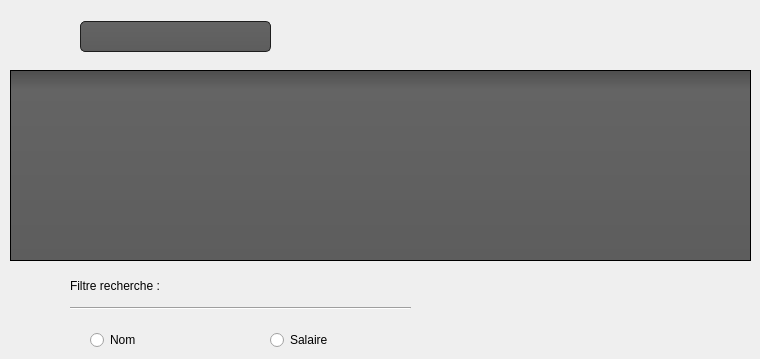
      <widget class="QWidget" name="afficher">
       <attribute name="title">
        <string>Liste des employés</string>
       </attribute>
       <widget class="QTableView" name="tableEmployes">
        <property name="geometry">
         <rect>
          <x>10</x>
          <y>70</y>
          <width>741</width>
          <height>191</height>
         </rect>
        </property>
        <property name="styleSheet">
         <string notr="true">QToolTip
{
     border: 1px solid black;
     background-color: #ffa02f;
     padding: 1px;
     border-radius: 3px;
     opacity: 100;
}

QWidget
{
    color: #b1b1b1;
    background-color: #323232;
}

QWidget:item:hover
{
    background-color: QLinearGradient( x1: 0, y1: 0, x2: 0, y2: 1, stop: 0 #ffa02f, stop: 1 #ca0619);
    color: #ffde59;
}

QWidget:item:selected
{
    background-color: QLinearGradient( x1: 0, y1: 0, x2: 0, y2: 1, stop: 0 #ffde59, stop: 1 #ffde59);
}

QMenuBar::item
{
    background: transparent;
}

QMenuBar::item:selected
{
    background: transparent;
    border: 1px solid #ffaa00;
}

QMenuBar::item:pressed
{
    background: #ffde59;
    border: 1px solid #000;
    background-color: QLinearGradient(
        x1:0, y1:0,
        x2:0, y2:1,
        stop:1 #212121,
        stop:0.4 #343434/*,
        stop:0.2 #343434,
        stop:0.1 #ffaa00*/
    );
    margin-bottom:-1px;
    padding-bottom:1px;
}

QMenu
{
    border: 1px solid #000;
}

QMenu::item
{
    padding: 2px 20px 2px 20px;
}

QMenu::item:selected
{
    color: #000000;
}

QWidget:disabled
{
    color: #404040;
    background-color: #323232;
}

QAbstractItemView
{
    background-color: QLinearGradient( x1: 0, y1: 0, x2: 0, y2: 1, stop: 0 #4d4d4d, stop: 0.1 #646464, stop: 1 #5d5d5d);
}

QWidget:focus
{
    /*border: 2px solid QLinearGradient( x1: 0, y1: 0, x2: 0, y2: 1, stop: 0 #ffa02f, stop: 1 #d7801a);*/
}

QLineEdit
{
    background-color: QLinearGradient( x1: 0, y1: 0, x2: 0, y2: 1, stop: 0 #4d4d4d, stop: 0 #646464, stop: 1 #5d5d5d);
    padding: 1px;
    border-style: solid;
    border: 1px solid #1e1e1e;
    border-radius: 5;
}

QPushButton
{
    color: #b1b1b1;
    background-color: QLinearGradient( x1: 0, y1: 0, x2: 0, y2: 1, stop: 0 #565656, stop: 0.1 #525252, stop: 0.5 #4e4e4e, stop: 0.9 #4a4a4a, stop: 1 #464646);
    border-width: 1px;
    border-color: #ffde59;
    border-style: solid;
    border-radius: 6;
    padding: 3px;
    font-size: 12px;
    padding-left: 5px;
    padding-right: 5px;
}

QPushButton:pressed
{
    background-color: QLinearGradient( x1: 0, y1: 0, x2: 0, y2: 1, stop: 0 #2d2d2d, stop: 0.1 #2b2b2b, stop: 0.5 #292929, stop: 0.9 #282828, stop: 1 #252525);
}

QComboBox
{
    selection-background-color: #ffaa00;
    background-color: QLinearGradient( x1: 0, y1: 0, x2: 0, y2: 1, stop: 0 #565656, stop: 0.1 #525252, stop: 0.5 #4e4e4e, stop: 0.9 #4a4a4a, stop: 1 #464646);
    border-style: solid;
    border: 1px solid #1e1e1e;
    border-radius: 5;
}

QComboBox:hover,QPushButton:hover
{
    border: 2px solid QLinearGradient( x1: 0, y1: 0, x2: 0, y2: 1, stop: 0 #ffa02f, stop: 1 #d7801a);
}


QComboBox:on
{
    padding-top: 3px;
    padding-left: 4px;
    background-color: QLinearGradient( x1: 0, y1: 0, x2: 0, y2: 1, stop: 0 #2d2d2d, stop: 0.1 #2b2b2b, stop: 0.5 #292929, stop: 0.9 #282828, stop: 1 #252525);
    selection-background-color: #ffaa00;
}

QComboBox QAbstractItemView
{
    border: 2px solid darkgray;
    selection-background-color: QLinearGradient( x1: 0, y1: 0, x2: 0, y2: 1, stop: 0 #ffa02f, stop: 1 #d7801a);
}

QComboBox::drop-down
{
     subcontrol-origin: padding;
     subcontrol-position: top right;
     width: 15px;

     border-left-width: 0px;
     border-left-color: darkgray;
     border-left-style: solid; /* just a single line */
     border-top-right-radius: 3px; /* same radius as the QComboBox */
     border-bottom-right-radius: 3px;
 }

QComboBox::down-arrow
{
     image: url(:/down_arrow.png);
}

QGroupBox:focus
{
border: 2px solid QLinearGradient( x1: 0, y1: 0, x2: 0, y2: 1, stop: 0 #ffa02f, stop: 1 #d7801a);
}

QTextEdit:focus
{
    border: 2px solid QLinearGradient( x1: 0, y1: 0, x2: 0, y2: 1, stop: 0 #ffa02f, stop: 1 #d7801a);
}

QScrollBar:horizontal {
     border: 1px solid #222222;
     background: QLinearGradient( x1: 0, y1: 0, x2: 0, y2: 1, stop: 0.0 #ffde59, stop: 0.2 #ffde59, stop: 1 #ffde59);
     height: 7px;
     margin: 0px 16px 0 16px;
}

QScrollBar::handle:horizontal
{
      background: QLinearGradient( x1: 0, y1: 0, x2: 1, y2: 0, stop: 0 #ffde59, stop: 0.5 #ffde59, stop: 1 #ffde59);
      min-height: 20px;
      border-radius: 2px;
}

QScrollBar::add-line:horizontal {
      border: 1px solid #1b1b19;
      border-radius: 2px;
      background: QLinearGradient( x1: 0, y1: 0, x2: 1, y2: 0, stop: 0 #ffde59, stop: 1 #ffde59);
      width: 14px;
      subcontrol-position: right;
      subcontrol-origin: margin;
}

QScrollBar::sub-line:horizontal {
      border: 1px solid #1b1b19;
      border-radius: 2px;
      background: QLinearGradient( x1: 0, y1: 0, x2: 1, y2: 0, stop: 0 #ffa02f, stop: 1 #d7801a);
      width: 14px;
     subcontrol-position: left;
     subcontrol-origin: margin;
}

QScrollBar::right-arrow:horizontal, QScrollBar::left-arrow:horizontal
{
      border: 1px solid black;
      width: 1px;
      height: 1px;
      background: white;
}

QScrollBar::add-page:horizontal, QScrollBar::sub-page:horizontal
{
      background: none;
}

QScrollBar:vertical
{
      background: QLinearGradient( x1: 0, y1: 0, x2: 1, y2: 0, stop: 0.0 #ffde59, stop: 0.2 #282828, stop: 1 #484848);
      width: 7px;
      margin: 16px 0 16px 0;
      border: 1px solid #222222;
}

QScrollBar::handle:vertical
{
      background: QLinearGradient( x1: 0, y1: 0, x2: 0, y2: 1, stop: 0 #ffde59, stop: 0.5 #d7801a, stop: 1 #ffde59);
      min-height: 20px;
      border-radius: 2px;
}

QScrollBar::add-line:vertical
{
      border: 1px solid #1b1b19;
      border-radius: 2px;
      background: QLinearGradient( x1: 0, y1: 0, x2: 0, y2: 1, stop: 0 #ffde59, stop: 1 #ffde59);
      height: 14px;
      subcontrol-position: bottom;
      subcontrol-origin: margin;
}

QScrollBar::sub-line:vertical
{
      border: 1px solid #1b1b19;
      border-radius: 2px;
      background: QLinearGradient( x1: 0, y1: 0, x2: 0, y2: 1, stop: 0 #ffde59, stop: 1 #ffde59);
      height: 14px;
      subcontrol-position: top;
      subcontrol-origin: margin;
}

QScrollBar::up-arrow:vertical, QScrollBar::down-arrow:vertical
{
      border: 1px solid black;
      width: 1px;
      height: 1px;
      background: white;
}


QScrollBar::add-page:vertical, QScrollBar::sub-page:vertical
{
      background: none;
}

QTextEdit
{
    background-color: #242424;
}

QPlainTextEdit
{
    background-color: #242424;
}

QHeaderView::section
{
    background-color: QLinearGradient(x1:0, y1:0, x2:0, y2:1, stop:0 #616161, stop: 0.5 #505050, stop: 0.6 #434343, stop:1 #656565);
    color: white;
    padding-left: 4px;
    border: 1px solid #6c6c6c;
}

QCheckBox:disabled
{
color: #414141;
}

QDockWidget::title
{
    text-align: center;
    spacing: 3px; /* spacing between items in the tool bar */
    background-color: QLinearGradient(x1:0, y1:0, x2:0, y2:1, stop:0 #323232, stop: 0.5 #242424, stop:1 #323232);
}

QDockWidget::close-button, QDockWidget::float-button
{
    text-align: center;
    spacing: 1px; /* spacing between items in the tool bar */
    background-color: QLinearGradient(x1:0, y1:0, x2:0, y2:1, stop:0 #323232, stop: 0.5 #242424, stop:1 #323232);
}

QDockWidget::close-button:hover, QDockWidget::float-button:hover
{
    background: #242424;
}

QDockWidget::close-button:pressed, QDockWidget::float-button:pressed
{
    padding: 1px -1px -1px 1px;
}

QMainWindow::separator
{
    background-color: QLinearGradient(x1:0, y1:0, x2:0, y2:1, stop:0 #161616, stop: 0.5 #151515, stop: 0.6 #212121, stop:1 #343434);
    color: white;
    padding-left: 4px;
    border: 1px solid #4c4c4c;
    spacing: 3px; /* spacing between items in the tool bar */
}

QMainWindow::separator:hover
{

    background-color: QLinearGradient(x1:0, y1:0, x2:0, y2:1, stop:0 #d7801a, stop:0.5 #b56c17 stop:1 #ffa02f);
    color: white;
    padding-left: 4px;
    border: 1px solid #6c6c6c;
    spacing: 3px; /* spacing between items in the tool bar */
}

QToolBar::handle
{
     spacing: 3px; /* spacing between items in the tool bar */
     background: url(:/images/handle.png);
}

QMenu::separator
{
    height: 2px;
    background-color: QLinearGradient(x1:0, y1:0, x2:0, y2:1, stop:0 #161616, stop: 0.5 #151515, stop: 0.6 #212121, stop:1 #343434);
    color: white;
    padding-left: 4px;
    margin-left: 10px;
    margin-right: 5px;
}

QProgressBar
{
    border: 2px solid grey;
    border-radius: 5px;
    text-align: center;
}

QProgressBar::chunk
{
    background-color: #ffde59;
    width: 2.15px;
    margin: 0.5px;
}

QTabBar::tab {
    color: #ffde59;
    border: 1px solid #444;
    border-bottom-style: none;
    background-color: #323232;
    padding-left: 10px;
    padding-right: 10px;
    padding-top: 3px;
    padding-bottom: 2px;
    margin-right: -1px;
}

QTabWidget::pane {
    border: 1px solid #444;
    top: 1px;
}

QTabBar::tab:last
{
    margin-right: 0; /* the last selected tab has nothing to overlap with on the right */
    border-top-right-radius: 3px;
}

QTabBar::tab:first:!selected
{
 margin-left: 0px; /* the last selected tab has nothing to overlap with on the right */


    border-top-left-radius: 3px;
}

QTabBar::tab:!selected
{
    color: #b1b1b1;
    border-bottom-style: solid;
    margin-top: 3px;
    background-color: QLinearGradient(x1:0, y1:0, x2:0, y2:1, stop:1 #212121, stop:.4 #343434);
}

QTabBar::tab:selected
{
    border-top-left-radius: 3px;
    border-top-right-radius: 3px;
    margin-bottom: 0px;
}

QTabBar::tab:!selected:hover
{
    /*border-top: 2px solid #ffaa00;
    padding-bottom: 3px;*/
    border-top-left-radius: 3px;
    border-top-right-radius: 3px;
    background-color: QLinearGradient(x1:0, y1:0, x2:0, y2:1, stop:1 #212121, stop:0.4 #343434, stop:0.2 #343434, stop:0.1 #ffaa00);
}

QRadioButton::indicator:checked, QRadioButton::indicator:unchecked{
    color: #b1b1b1;
    background-color: #323232;
    border: 1px solid #b1b1b1;
    border-radius: 6px;
}

QRadioButton::indicator:checked
{
    background-color: qradialgradient(
        cx: 0.5, cy: 0.5,
        fx: 0.5, fy: 0.5,
        radius: 1.0,
        stop: 0.25 #ffaa00,
        stop: 0.3 #323232
    );
}

QCheckBox::indicator{
    color: #b1b1b1;
    background-color: #323232;
    border: 1px solid #b1b1b1;
    width: 9px;
    height: 9px;
}

QRadioButton::indicator
{
    border-radius: 6px;
}

QRadioButton::indicator:hover, QCheckBox::indicator:hover
{
    border: 1px solid #ffaa00;
}

QCheckBox::indicator:checked
{
    image:url(:/images/checkbox.png);
}

QCheckBox::indicator:disabled, QRadioButton::indicator:disabled
{
    border: 1px solid #444;
}</string>
        </property>
       </widget>
       <widget class="QLabel" name="label_5">
        <property name="geometry">
         <rect>
          <x>70</x>
          <y>270</y>
          <width>131</width>
          <height>31</height>
         </rect>
        </property>
        <property name="text">
         <string>Filtre recherche :</string>
        </property>
       </widget>
       <widget class="Line" name="line">
        <property name="geometry">
         <rect>
          <x>70</x>
          <y>300</y>
          <width>341</width>
          <height>16</height>
         </rect>
        </property>
        <property name="orientation">
         <enum>Qt::Horizontal</enum>
        </property>
       </widget>
       <widget class="QLineEdit" name="lineEdit_Recherche">
        <property name="geometry">
         <rect>
          <x>80</x>
          <y>21</y>
          <width>191</width>
          <height>31</height>
         </rect>
        </property>
        <property name="styleSheet">
         <string notr="true">QToolTip
{
     border: 1px solid black;
     background-color: #ffa02f;
     padding: 1px;
     border-radius: 3px;
     opacity: 100;
}

QWidget
{
    color: #b1b1b1;
    background-color: #323232;
}

QWidget:item:hover
{
    background-color: QLinearGradient( x1: 0, y1: 0, x2: 0, y2: 1, stop: 0 #ffa02f, stop: 1 #ca0619);
    color: #ffde59;
}

QWidget:item:selected
{
    background-color: QLinearGradient( x1: 0, y1: 0, x2: 0, y2: 1, stop: 0 #ffde59, stop: 1 #ffde59);
}

QMenuBar::item
{
    background: transparent;
}

QMenuBar::item:selected
{
    background: transparent;
    border: 1px solid #ffaa00;
}

QMenuBar::item:pressed
{
    background: #ffde59;
    border: 1px solid #000;
    background-color: QLinearGradient(
        x1:0, y1:0,
        x2:0, y2:1,
        stop:1 #212121,
        stop:0.4 #343434/*,
        stop:0.2 #343434,
        stop:0.1 #ffaa00*/
    );
    margin-bottom:-1px;
    padding-bottom:1px;
}

QMenu
{
    border: 1px solid #000;
}

QMenu::item
{
    padding: 2px 20px 2px 20px;
}

QMenu::item:selected
{
    color: #000000;
}

QWidget:disabled
{
    color: #404040;
    background-color: #323232;
}

QAbstractItemView
{
    background-color: QLinearGradient( x1: 0, y1: 0, x2: 0, y2: 1, stop: 0 #4d4d4d, stop: 0.1 #646464, stop: 1 #5d5d5d);
}

QWidget:focus
{
    /*border: 2px solid QLinearGradient( x1: 0, y1: 0, x2: 0, y2: 1, stop: 0 #ffa02f, stop: 1 #d7801a);*/
}

QLineEdit
{
    background-color: QLinearGradient( x1: 0, y1: 0, x2: 0, y2: 1, stop: 0 #4d4d4d, stop: 0 #646464, stop: 1 #5d5d5d);
    padding: 1px;
    border-style: solid;
    border: 1px solid #1e1e1e;
    border-radius: 5;
}

QPushButton
{
    color: #b1b1b1;
    background-color: QLinearGradient( x1: 0, y1: 0, x2: 0, y2: 1, stop: 0 #565656, stop: 0.1 #525252, stop: 0.5 #4e4e4e, stop: 0.9 #4a4a4a, stop: 1 #464646);
    border-width: 1px;
    border-color: #ffde59;
    border-style: solid;
    border-radius: 6;
    padding: 3px;
    font-size: 12px;
    padding-left: 5px;
    padding-right: 5px;
}

QPushButton:pressed
{
    background-color: QLinearGradient( x1: 0, y1: 0, x2: 0, y2: 1, stop: 0 #2d2d2d, stop: 0.1 #2b2b2b, stop: 0.5 #292929, stop: 0.9 #282828, stop: 1 #252525);
}

QComboBox
{
    selection-background-color: #ffaa00;
    background-color: QLinearGradient( x1: 0, y1: 0, x2: 0, y2: 1, stop: 0 #565656, stop: 0.1 #525252, stop: 0.5 #4e4e4e, stop: 0.9 #4a4a4a, stop: 1 #464646);
    border-style: solid;
    border: 1px solid #1e1e1e;
    border-radius: 5;
}

QComboBox:hover,QPushButton:hover
{
    border: 2px solid QLinearGradient( x1: 0, y1: 0, x2: 0, y2: 1, stop: 0 #ffa02f, stop: 1 #d7801a);
}


QComboBox:on
{
    padding-top: 3px;
    padding-left: 4px;
    background-color: QLinearGradient( x1: 0, y1: 0, x2: 0, y2: 1, stop: 0 #2d2d2d, stop: 0.1 #2b2b2b, stop: 0.5 #292929, stop: 0.9 #282828, stop: 1 #252525);
    selection-background-color: #ffaa00;
}

QComboBox QAbstractItemView
{
    border: 2px solid darkgray;
    selection-background-color: QLinearGradient( x1: 0, y1: 0, x2: 0, y2: 1, stop: 0 #ffa02f, stop: 1 #d7801a);
}

QComboBox::drop-down
{
     subcontrol-origin: padding;
     subcontrol-position: top right;
     width: 15px;

     border-left-width: 0px;
     border-left-color: darkgray;
     border-left-style: solid; /* just a single line */
     border-top-right-radius: 3px; /* same radius as the QComboBox */
     border-bottom-right-radius: 3px;
 }

QComboBox::down-arrow
{
     image: url(:/down_arrow.png);
}

QGroupBox:focus
{
border: 2px solid QLinearGradient( x1: 0, y1: 0, x2: 0, y2: 1, stop: 0 #ffa02f, stop: 1 #d7801a);
}

QTextEdit:focus
{
    border: 2px solid QLinearGradient( x1: 0, y1: 0, x2: 0, y2: 1, stop: 0 #ffa02f, stop: 1 #d7801a);
}

QScrollBar:horizontal {
     border: 1px solid #222222;
     background: QLinearGradient( x1: 0, y1: 0, x2: 0, y2: 1, stop: 0.0 #ffde59, stop: 0.2 #ffde59, stop: 1 #ffde59);
     height: 7px;
     margin: 0px 16px 0 16px;
}

QScrollBar::handle:horizontal
{
      background: QLinearGradient( x1: 0, y1: 0, x2: 1, y2: 0, stop: 0 #ffde59, stop: 0.5 #ffde59, stop: 1 #ffde59);
      min-height: 20px;
      border-radius: 2px;
}

QScrollBar::add-line:horizontal {
      border: 1px solid #1b1b19;
      border-radius: 2px;
      background: QLinearGradient( x1: 0, y1: 0, x2: 1, y2: 0, stop: 0 #ffde59, stop: 1 #ffde59);
      width: 14px;
      subcontrol-position: right;
      subcontrol-origin: margin;
}

QScrollBar::sub-line:horizontal {
      border: 1px solid #1b1b19;
      border-radius: 2px;
      background: QLinearGradient( x1: 0, y1: 0, x2: 1, y2: 0, stop: 0 #ffa02f, stop: 1 #d7801a);
      width: 14px;
     subcontrol-position: left;
     subcontrol-origin: margin;
}

QScrollBar::right-arrow:horizontal, QScrollBar::left-arrow:horizontal
{
      border: 1px solid black;
      width: 1px;
      height: 1px;
      background: white;
}

QScrollBar::add-page:horizontal, QScrollBar::sub-page:horizontal
{
      background: none;
}

QScrollBar:vertical
{
      background: QLinearGradient( x1: 0, y1: 0, x2: 1, y2: 0, stop: 0.0 #ffde59, stop: 0.2 #282828, stop: 1 #484848);
      width: 7px;
      margin: 16px 0 16px 0;
      border: 1px solid #222222;
}

QScrollBar::handle:vertical
{
      background: QLinearGradient( x1: 0, y1: 0, x2: 0, y2: 1, stop: 0 #ffde59, stop: 0.5 #d7801a, stop: 1 #ffde59);
      min-height: 20px;
      border-radius: 2px;
}

QScrollBar::add-line:vertical
{
      border: 1px solid #1b1b19;
      border-radius: 2px;
      background: QLinearGradient( x1: 0, y1: 0, x2: 0, y2: 1, stop: 0 #ffde59, stop: 1 #ffde59);
      height: 14px;
      subcontrol-position: bottom;
      subcontrol-origin: margin;
}

QScrollBar::sub-line:vertical
{
      border: 1px solid #1b1b19;
      border-radius: 2px;
      background: QLinearGradient( x1: 0, y1: 0, x2: 0, y2: 1, stop: 0 #ffde59, stop: 1 #ffde59);
      height: 14px;
      subcontrol-position: top;
      subcontrol-origin: margin;
}

QScrollBar::up-arrow:vertical, QScrollBar::down-arrow:vertical
{
      border: 1px solid black;
      width: 1px;
      height: 1px;
      background: white;
}


QScrollBar::add-page:vertical, QScrollBar::sub-page:vertical
{
      background: none;
}

QTextEdit
{
    background-color: #242424;
}

QPlainTextEdit
{
    background-color: #242424;
}

QHeaderView::section
{
    background-color: QLinearGradient(x1:0, y1:0, x2:0, y2:1, stop:0 #616161, stop: 0.5 #505050, stop: 0.6 #434343, stop:1 #656565);
    color: white;
    padding-left: 4px;
    border: 1px solid #6c6c6c;
}

QCheckBox:disabled
{
color: #414141;
}

QDockWidget::title
{
    text-align: center;
    spacing: 3px; /* spacing between items in the tool bar */
    background-color: QLinearGradient(x1:0, y1:0, x2:0, y2:1, stop:0 #323232, stop: 0.5 #242424, stop:1 #323232);
}

QDockWidget::close-button, QDockWidget::float-button
{
    text-align: center;
    spacing: 1px; /* spacing between items in the tool bar */
    background-color: QLinearGradient(x1:0, y1:0, x2:0, y2:1, stop:0 #323232, stop: 0.5 #242424, stop:1 #323232);
}

QDockWidget::close-button:hover, QDockWidget::float-button:hover
{
    background: #242424;
}

QDockWidget::close-button:pressed, QDockWidget::float-button:pressed
{
    padding: 1px -1px -1px 1px;
}

QMainWindow::separator
{
    background-color: QLinearGradient(x1:0, y1:0, x2:0, y2:1, stop:0 #161616, stop: 0.5 #151515, stop: 0.6 #212121, stop:1 #343434);
    color: white;
    padding-left: 4px;
    border: 1px solid #4c4c4c;
    spacing: 3px; /* spacing between items in the tool bar */
}

QMainWindow::separator:hover
{

    background-color: QLinearGradient(x1:0, y1:0, x2:0, y2:1, stop:0 #d7801a, stop:0.5 #b56c17 stop:1 #ffa02f);
    color: white;
    padding-left: 4px;
    border: 1px solid #6c6c6c;
    spacing: 3px; /* spacing between items in the tool bar */
}

QToolBar::handle
{
     spacing: 3px; /* spacing between items in the tool bar */
     background: url(:/images/handle.png);
}

QMenu::separator
{
    height: 2px;
    background-color: QLinearGradient(x1:0, y1:0, x2:0, y2:1, stop:0 #161616, stop: 0.5 #151515, stop: 0.6 #212121, stop:1 #343434);
    color: white;
    padding-left: 4px;
    margin-left: 10px;
    margin-right: 5px;
}

QProgressBar
{
    border: 2px solid grey;
    border-radius: 5px;
    text-align: center;
}

QProgressBar::chunk
{
    background-color: #ffde59;
    width: 2.15px;
    margin: 0.5px;
}

QTabBar::tab {
    color: #ffde59;
    border: 1px solid #444;
    border-bottom-style: none;
    background-color: #323232;
    padding-left: 10px;
    padding-right: 10px;
    padding-top: 3px;
    padding-bottom: 2px;
    margin-right: -1px;
}

QTabWidget::pane {
    border: 1px solid #444;
    top: 1px;
}

QTabBar::tab:last
{
    margin-right: 0; /* the last selected tab has nothing to overlap with on the right */
    border-top-right-radius: 3px;
}

QTabBar::tab:first:!selected
{
 margin-left: 0px; /* the last selected tab has nothing to overlap with on the right */


    border-top-left-radius: 3px;
}

QTabBar::tab:!selected
{
    color: #b1b1b1;
    border-bottom-style: solid;
    margin-top: 3px;
    background-color: QLinearGradient(x1:0, y1:0, x2:0, y2:1, stop:1 #212121, stop:.4 #343434);
}

QTabBar::tab:selected
{
    border-top-left-radius: 3px;
    border-top-right-radius: 3px;
    margin-bottom: 0px;
}

QTabBar::tab:!selected:hover
{
    /*border-top: 2px solid #ffaa00;
    padding-bottom: 3px;*/
    border-top-left-radius: 3px;
    border-top-right-radius: 3px;
    background-color: QLinearGradient(x1:0, y1:0, x2:0, y2:1, stop:1 #212121, stop:0.4 #343434, stop:0.2 #343434, stop:0.1 #ffaa00);
}

QRadioButton::indicator:checked, QRadioButton::indicator:unchecked{
    color: #b1b1b1;
    background-color: #323232;
    border: 1px solid #b1b1b1;
    border-radius: 6px;
}

QRadioButton::indicator:checked
{
    background-color: qradialgradient(
        cx: 0.5, cy: 0.5,
        fx: 0.5, fy: 0.5,
        radius: 1.0,
        stop: 0.25 #ffaa00,
        stop: 0.3 #323232
    );
}

QCheckBox::indicator{
    color: #b1b1b1;
    background-color: #323232;
    border: 1px solid #b1b1b1;
    width: 9px;
    height: 9px;
}

QRadioButton::indicator
{
    border-radius: 6px;
}

QRadioButton::indicator:hover, QCheckBox::indicator:hover
{
    border: 1px solid #ffaa00;
}

QCheckBox::indicator:checked
{
    image:url(:/images/checkbox.png);
}

QCheckBox::indicator:disabled, QRadioButton::indicator:disabled
{
    border: 1px solid #444;
}
</string>
        </property>
        <property name="text">
         <string/>
        </property>
       </widget>
       <widget class="QLabel" name="label_rechercheIcone">
        <property name="geometry">
         <rect>
          <x>20</x>
          <y>10</y>
          <width>51</width>
          <height>51</height>
         </rect>
        </property>
        <property name="lineWidth">
         <number>2</number>
        </property>
        <property name="text">
         <string/>
        </property>
        <property name="textFormat">
         <enum>Qt::PlainText</enum>
        </property>
        <property name="pixmap">
         <pixmap>../C/image/search1.png</pixmap>
        </property>
        <property name="indent">
         <number>-1</number>
        </property>
       </widget>
       <widget class="QPushButton" name="pushButton_Excel">
        <property name="geometry">
         <rect>
          <x>680</x>
          <y>280</y>
          <width>41</width>
          <height>41</height>
         </rect>
        </property>
        <property name="styleSheet">
         <string notr="true">#pushButton_ModifierEmploye{


border:none;}</string>
        </property>
        <property name="text">
         <string/>
        </property>
        <property name="icon">
         <iconset>
          <normaloff>../C/image/Excel.png</normaloff>../C/image/Excel.png</iconset>
        </property>
        <property name="iconSize">
         <size>
          <width>50</width>
          <height>50</height>
         </size>
        </property>
        <property name="flat">
         <bool>true</bool>
        </property>
       </widget>
       <widget class="QRadioButton" name="tri">
        <property name="geometry">
         <rect>
          <x>90</x>
          <y>330</y>
          <width>131</width>
          <height>20</height>
         </rect>
        </property>
        <property name="text">
         <string>Nom</string>
        </property>
       </widget>
       <widget class="QRadioButton" name="tri2">
        <property name="geometry">
         <rect>
          <x>270</x>
          <y>330</y>
          <width>141</width>
          <height>20</height>
         </rect>
        </property>
        <property name="text">
         <string>Salaire</string>
        </property>
       </widget>
       <zorder>label_5</zorder>
       <zorder>lineEdit_Recherche</zorder>
       <zorder>tableEmployes</zorder>
       <zorder>line</zorder>
       <zorder>label_rechercheIcone</zorder>
       <zorder>pushButton_Excel</zorder>
       <zorder>tri</zorder>
       <zorder>tri2</zorder>
      </widget>
